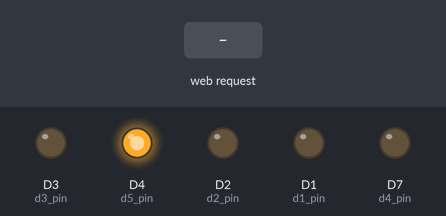
A sketch run on a simulated ESP8266 (NodeMCU). Parts: output pins drawn as LEDs (lit = HIGH). The test bench sets the inputs (shaded band). WiFi joins after 1.5 s; servers stay silent unless stated; what the sketch prints to the serial monitor is not drawn.

Above: at 2.7 s.
2.8 s: HTTP request GET /light1on received
At 3.2 s:
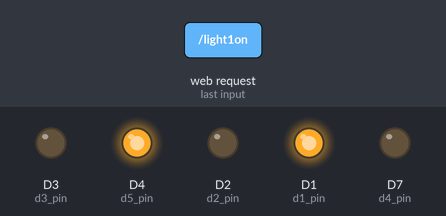
4.3 s: HTTP request GET /light2on received
At 5.5 s:
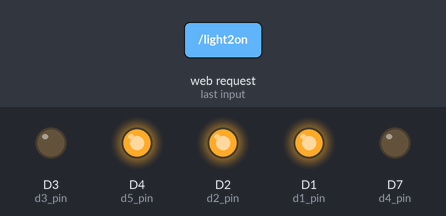
5.8 s: HTTP request GET /light1off received
At 6.7 s:
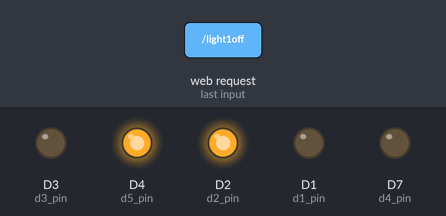
7.3 s: HTTP request GET /light3on received
At 7.8 s:
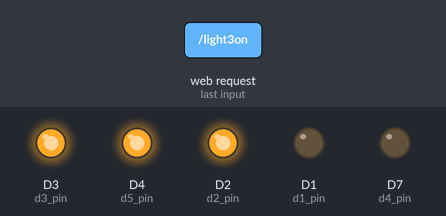
8.8 s: HTTP request GET /light2off received
At 10.0 s:
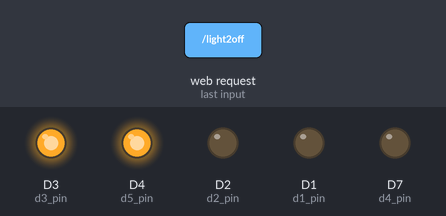
10.3 s: HTTP request GET /light4on received
At 11.3 s:
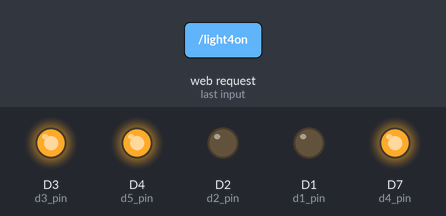
Timing chart, 0 to 12.8 s (numbered marks = the images above; inputs shaded):
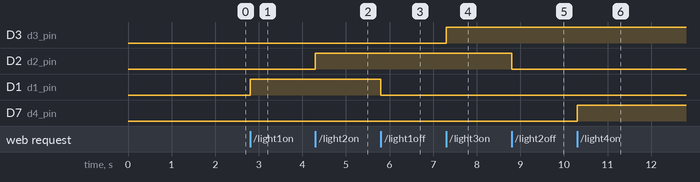

Measured:
- after the input at 2.8 s, D1 (d1_pin): LOW → HIGH at once
- after the input at 4.3 s, D2 (d2_pin): LOW → HIGH at once
- after the input at 5.8 s, D1 (d1_pin): HIGH → LOW at once
- after the input at 7.3 s, D3 (d3_pin): LOW → HIGH at once
- after the input at 8.8 s, D2 (d2_pin): HIGH → LOW at once
- after the input at 10.3 s, D7 (d4_pin): LOW → HIGH at once

The sketch:

multi_button_http.ino
```cpp
#include <ESP8266WiFi.h>
# define d1_pin 5//D1
# define d2_pin 4//D2
# define d3_pin 0//D3
# define d4_pin 13//D7
# define d5_pin 2//板载LED low为亮  也是D4引脚

const char* ssid = "main";
const char* password = "12312311";

WiFiServer server(80);

void setup() {
  Serial.begin(115200);
  delay(10);
  pinMode(d1_pin, OUTPUT);//D1
  pinMode(d2_pin, OUTPUT);//D2
  pinMode(d3_pin, OUTPUT);//D3
  pinMode(d4_pin, OUTPUT);//D7
  pinMode(d5_pin, OUTPUT);//板载
  digitalWrite(d1_pin, LOW);
  digitalWrite(d2_pin, LOW);
  digitalWrite(d3_pin, LOW);
  digitalWrite(d4_pin, LOW);
  digitalWrite(d5_pin, HIGH);

  // Connect to WiFi network
  Serial.println();
  Serial.println();
  Serial.print("Connecting to ");
  Serial.println(ssid);

  WiFi.begin(ssid, password);

  while (WiFi.status() != WL_CONNECTED) {
    delay(500);
    Serial.print(".");
  }
  Serial.println("");
  Serial.println("WiFi connected");

  // Start the server
  server.begin();
  Serial.println("Server started");

  // Print the IP address
  Serial.print("Use this URL to connect: ");
  Serial.print("http://");
  Serial.print(WiFi.localIP());
  Serial.println("/");

}

void loop() {
  // Check if a client has connected
  WiFiClient client = server.available();
  if (!client) {
    return;
  }

  // Wait until the client sends some data
  Serial.println("new client");
  while (!client.available()) {
    delay(1);
  }

  // Read the first line of the request
  String request = client.readStringUntil('\r');
  Serial.println(request);
  client.flush();

  // Match the request


  if (request.indexOf("/light1on") > 0)  {
    digitalWrite(d1_pin, HIGH);

  }
  if (request.indexOf("/light1off") > 0)  {
    digitalWrite(d1_pin, LOW);

  }

  if (request.indexOf("/light2on") > 0)  {
    digitalWrite(d2_pin, HIGH);

  }
  if (request.indexOf("/light2off") > 0)  {
    digitalWrite(d2_pin, LOW);

  }
  if (request.indexOf("/light3on") > 0)  {
    digitalWrite(d3_pin, HIGH);

  }
  if (request.indexOf("/light3off") > 0)  {
    digitalWrite(d3_pin, LOW);

  }
  if (request.indexOf("/light4on") > 0)  {
    digitalWrite(d4_pin, HIGH);
  }
  if (request.indexOf("/light4off") > 0)  {
    digitalWrite(d4_pin, LOW);
  }
  if (request.indexOf("/light5on") > 0)  {
    digitalWrite(d5_pin, LOW);
  }
  if (request.indexOf("/light5off") > 0)  {
    digitalWrite(d5_pin, HIGH);
  }
  // Set ledPin according to the request
  //digitalWrite(ledPin, value);

  // Return the response
  client.println("HTTP/1.1 200 OK");
  client.println("Content-Type: text/html");
  client.println(""); //  do not forget this one
  client.println("<!DOCTYPE HTML>");
  client.println("<html>");
  client.println("<head>");
  client.println("<meta name='apple-mobile-web-app-capable' content='yes' />");
  client.println("<meta name='apple-mobile-web-app-status-bar-style' content='black-translucent' />");
  client.println("</head>");
  client.println("<body bgcolor = \"#f7e6ec\">");
  client.println("<hr/><hr>");
  client.println("<h4><center> Jeff Nodemcu Controller </center></h4>");
  client.println("<hr/><hr>");
  client.println("<br><br>");
  client.println("<br><br>");
  client.println("<center>");
  client.println("Device 1 [D1]");
  client.println("<a href=\"/light1on\"\"><button>Turn On </button></a>");
  client.println("<a href=\"/light1off\"\"><button>Turn Off </button></a><br />");
  client.println("</center>");
  client.println("<br><br>");
  client.println("<center>");
  client.println("Device 2 [D2]");
  client.println("<a href=\"/light2on\"\"><button>Turn On </button></a>");
  client.println("<a href=\"/light2off\"\"><button>Turn Off </button></a><br />");
  client.println("</center>");
  client.println("<br><br>");
  client.println("<center>");
  client.println("Device 3 [D3]");
  client.println("<a href=\"/light3on\"\"><button>Turn On </button></a>");
  client.println("<a href=\"/light3off\"\"><button>Turn Off </button></a><br />");
  client.println("</center>");
  client.println("<br><br>");
  client.println("<center>");
  client.println("Device 4 [D7]");
  client.println("<a href=\"/light4on\"\"><button>Turn On </button></a>");
  client.println("<a href=\"/light4off\"\"><button>Turn Off </button></a><br />");
  client.println("</center>");
  client.println("<br><br>");
  client.println("<center>");
  client.println("Device 5 [borad]");
  client.println("<a href=\"/light5on\"\"><button>Turn On </button></a>");
  client.println("<a href=\"/light5off\"\"><button>Turn Off </button></a><br />");
  client.println("</center>");
  client.println("<br><br>");
  client.println("<center>");
  client.println("<table border=\"5\">");
  client.println("<tr>");
  if (digitalRead(d1_pin))
  {
    client.print("<td>Light 1 is ON</td>");
  }
  else
  {
    client.print("<td>Light 1 is OFF</td>");
  }
  client.println("<br />");
  if (digitalRead(d2_pin))
  {
    client.print("<td>Light 2 is ON</td>");
  }
  else
  {
    client.print("<td>Light 2 is OFF</td>");
  }
  client.println("</tr>");
  client.println("<tr>");
  if (digitalRead(d3_pin))
  {
    client.print("<td>Light 3 is ON</td>");
  }
  else
  {
    client.print("<td>Light 3 is OFF</td>");
  }
  if (digitalRead(d4_pin))
  {
    client.print("<td>Light 4 is ON</td>");
  }
  else
  {
    client.print("<td>Light 4 is OFF</td>");
  }
  if (digitalRead(d5_pin))
  {
    client.print("<td>Light 5 is OFF</td>");
  }
  else
  {
    client.print("<td>Light 5 is ON</td>");
  }
  client.println("</tr>");
  client.println("</table>");
  client.println("</center>");
  client.println("</html>");
  delay(1);
  Serial.println("Client disConnected");
  Serial.println("");
}
```
